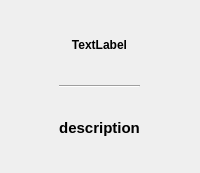
<?xml version="1.0" encoding="UTF-8"?>
<ui version="4.0">
 <class>PollutionWidget</class>
 <widget class="QWidget" name="PollutionWidget">
  <property name="geometry">
   <rect>
    <x>0</x>
    <y>0</y>
    <width>200</width>
    <height>173</height>
   </rect>
  </property>
  <property name="sizePolicy">
   <sizepolicy hsizetype="MinimumExpanding" vsizetype="MinimumExpanding">
    <horstretch>0</horstretch>
    <verstretch>0</verstretch>
   </sizepolicy>
  </property>
  <property name="minimumSize">
   <size>
    <width>200</width>
    <height>150</height>
   </size>
  </property>
  <layout class="QHBoxLayout" name="horizontalLayout" stretch="0">
   <property name="spacing">
    <number>5</number>
   </property>
   <property name="sizeConstraint">
    <enum>QLayout::SetMinimumSize</enum>
   </property>
   <property name="leftMargin">
    <number>10</number>
   </property>
   <property name="topMargin">
    <number>10</number>
   </property>
   <property name="rightMargin">
    <number>10</number>
   </property>
   <property name="bottomMargin">
    <number>10</number>
   </property>
   <item>
    <layout class="QVBoxLayout" name="verticalLayout_3" stretch="0,0,0,1">
     <item>
      <widget class="QLabel" name="m_dateTime">
       <property name="font">
        <font>
         <weight>75</weight>
         <bold>true</bold>
        </font>
       </property>
       <property name="text">
        <string notr="true">TextLabel</string>
       </property>
       <property name="alignment">
        <set>Qt::AlignCenter</set>
       </property>
      </widget>
     </item>
     <item>
      <widget class="Line" name="line">
       <property name="orientation">
        <enum>Qt::Horizontal</enum>
       </property>
      </widget>
     </item>
     <item>
      <widget class="QLabel" name="m_description">
       <property name="font">
        <font>
         <pointsize>11</pointsize>
         <weight>75</weight>
         <bold>true</bold>
        </font>
       </property>
       <property name="text">
        <string notr="true">description</string>
       </property>
       <property name="scaledContents">
        <bool>true</bool>
       </property>
       <property name="alignment">
        <set>Qt::AlignCenter</set>
       </property>
       <property name="wordWrap">
        <bool>true</bool>
       </property>
      </widget>
     </item>
     <item>
      <layout class="QGridLayout" name="gridLayout"/>
     </item>
    </layout>
   </item>
  </layout>
 </widget>
 <resources/>
 <connections/>
</ui>
